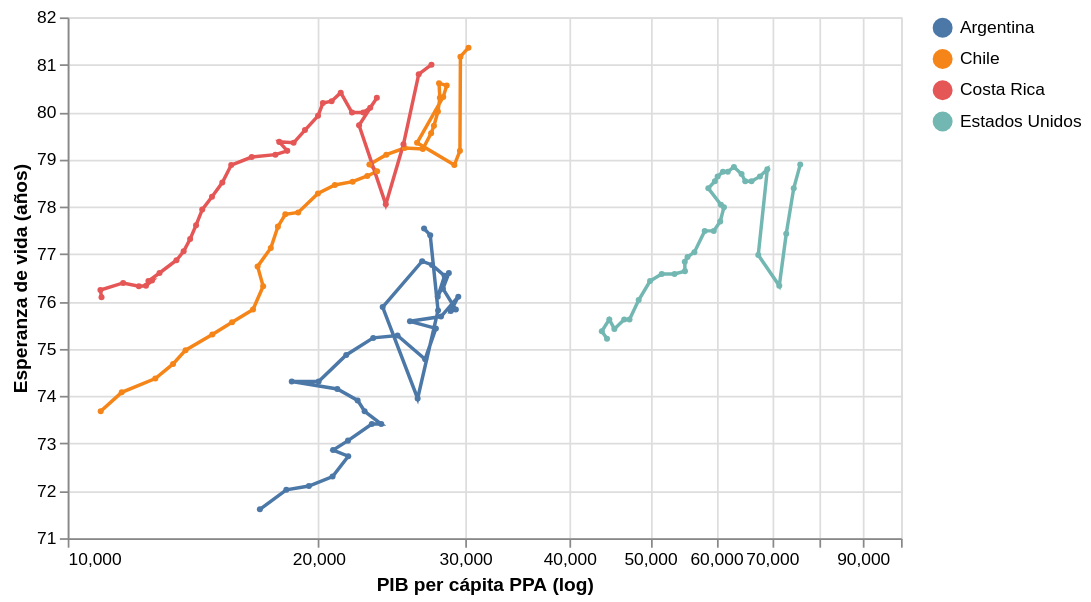

The notebook cell this image was saved under:
### Markdown cell above
## 5. Trayectorias

¿Cómo llegaron hasta acá? Miramos el recorrido 1990–2024 de algunos países en el mismo plano ingreso–esperanza de vida.

### Code cell
tray = panel.dropna(subset=["vida", "pib"])
sel = tray[tray["iso3"].isin(["USA", "CRI", "CHL", "ARG"])]
alt.Chart(sel).mark_line(point=alt.OverlayMarkDef(size=12)).encode(
    x=alt.X("pib:Q", scale=alt.Scale(type="log"), title="PIB per cápita PPA (log)"),
    y=alt.Y("vida:Q", scale=alt.Scale(zero=False), title="Esperanza de vida (años)"),
    color=alt.Color("pais:N", title=None),
    order="anio:O",
    tooltip=["pais", "anio", "pib", "vida"],
).properties(width=480, height=300)

### Figure 1 — Vega-Lite specification as saved in the notebook (floating-point values rounded to 4 significant figures; data arrays with more than 128 entries replaced by an {"elided": "..."} marker saying what was removed)
{"config": {"view": {"continuousWidth": 300, "continuousHeight": 300}}, "data": {"name": "data-1fe43e2775ea43684bc4be55adfc8aa2"}, "mark": {"type": "line", "point": {"size": 12}}, "encoding": {"color": {"field": "pais", "title": null, "type": "nominal"}, "order": {"field": "anio", "type": "ordinal"}, "tooltip": [{"field": "pais", "type": "nominal"}, {"field": "anio", "type": "quantitative"}, {"field": "pib", "type": "quantitative"}, {"field": "vida", "type": "quantitative"}], "x": {"field": "pib", "scale": {"type": "log"}, "title": "PIB per cápita PPA (log)", "type": "quantitative"}, "y": {"field": "vida", "scale": {"zero": false}, "title": "Esperanza de vida (años)", "type": "quantitative"}}, "height": 300, "width": 480, "$schema": "https://vega.github.io/schema/vega-lite/v6.4.1.json", "datasets": {"data-1fe43e2775ea43684bc4be55adfc8aa2": {"elided": "140 records"}}}
